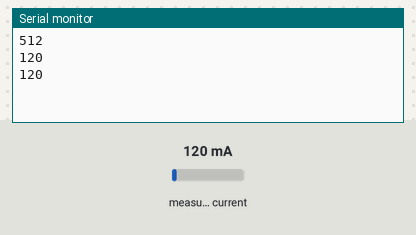
A sketch run on a simulated Arduino Uno, built with avr-gcc and run on an emulated ATmega328P. Shown: the last lines printed to the serial monitor. The inputs (shaded band) are chosen by the test bench; at power-on: measured current 120 mA.

Above: at 2.8 s.
2.9 s: measured current set to 40 mA
At 3.8 s:
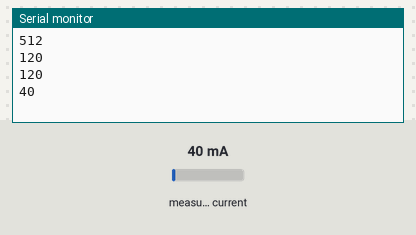
4.4 s: measured current set to 500 mA
At 5.8 s:
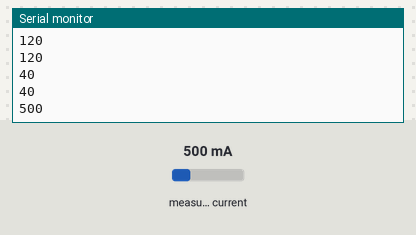
Timing chart, 0 to 7.4 s (numbered marks = the images above; inputs shaded):
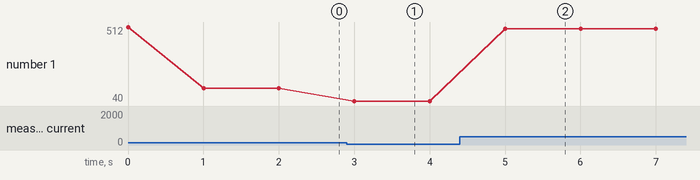

The sketch:

CurrentSensor.ino
```cpp
#include "ACS712.h"

/*
5A  uses 185 mV/A
20A uses 100 mV/A
30A uses  66 mV/A
*/
#define CURRENT_PIN A0
#define INPUT_VOLTAGE 5.0
#define ARDUINO_ADC 1023
#define SENSOR_SCALE_FACTOR 66

/* Timing for Current Sensor using millis */
const int current_u16Interval = 1000;
unsigned long current_u32PreviousMillis = 0;

/* Safest Current for Motors (8 Amp based on hardware team)*/
#define SAFEST_CURRENT 8

/* number of cycles for accuracy */
#define MIDPOINT_CYCLES 100
#define READING_CYCLES 10

ACS712  current_sensor(CURRENT_PIN, INPUT_VOLTAGE, ARDUINO_ADC, SENSOR_SCALE_FACTOR);

void setup()
{
  Serial.begin(9600);

  /* there is an offset value from 2.5 to 2.54 so we take 100 reading and set the midpoint to 0 for accurate reading */
  current_sensor.autoMidPoint(MIDPOINT_CYCLES);
  Serial.println(current_sensor.getMidPoint());
}


void loop()
{
  uint16_t Local_u8DCReading;
  unsigned long current_u32CurrentMillis = millis();

  if (current_u32CurrentMillis - current_u32PreviousMillis >= current_u16Interval) {
    current_u32PreviousMillis = current_u32CurrentMillis;
    Local_u8DCReading = current_sensor.mA_DC(READING_CYCLES); // take the avg of 10 cycles
    Serial.println(Local_u8DCReading);
  }

  if(Local_u8DCReading > SAFEST_CURRENT) {
    //stop motor
  }
}
```

Measured:
- after the input at 2.9 s, the serial monitor: prints a new line after 0.10 s (image 1)
- after the input at 4.4 s, the serial monitor: prints a new line after 0.60 s (image 2)
- plotted number 1: 120 → 40 after the input at 2.9 s, 40 → 500 after the input at 4.4 s
